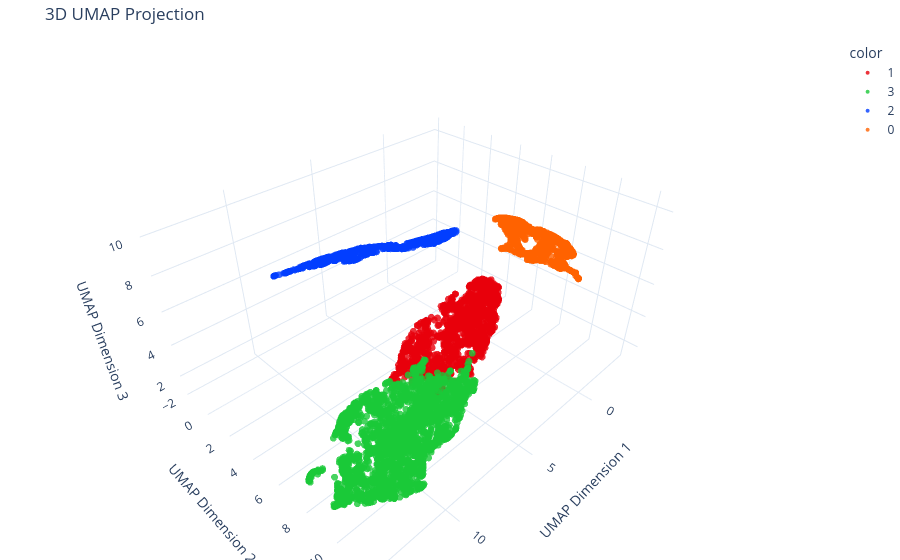

The code cell stored with this chart in its notebook:
### Code cell
gmm_3d = GaussianMixture(
        n_components=4,
        covariance_type='full',
        random_state=42,
        n_init=50,
        init_params= 'kmeans'
    )
labels_3d = gmm_3d.fit_predict(umap_3d_df)

plot_umap_3d(umap_3d_df, labels_3d)

### Figure 1 — Plotly figure (JSON) as saved in the notebook; plotly's stock layout.template omitted (floating-point values rounded to 4 significant figures; data arrays with more than 128 entries replaced by an {"elided": "..."} marker saying what was removed)
{"data": [{"hovertemplate": "color=1<br>x=%{x}<br>y=%{y}<br>z=%{z}<extra></extra>", "legendgroup": "1", "marker": {"color": "#e8000b", "opacity": 0.8, "size": 4, "symbol": "circle"}, "mode": "markers", "name": "1", "scene": "scene", "showlegend": true, "type": "scatter3d", "x": {"elided": "1433 float values"}, "y": {"elided": "1433 float values"}, "z": {"elided": "1433 float values"}}, {"hovertemplate": "color=3<br>x=%{x}<br>y=%{y}<br>z=%{z}<extra></extra>", "legendgroup": "3", "marker": {"color": "#1ac938", "opacity": 0.8, "size": 4, "symbol": "circle"}, "mode": "markers", "name": "3", "scene": "scene", "showlegend": true, "type": "scatter3d", "x": {"elided": "2745 float values"}, "y": {"elided": "2745 float values"}, "z": {"elided": "2745 float values"}}, {"hovertemplate": "color=2<br>x=%{x}<br>y=%{y}<br>z=%{z}<extra></extra>", "legendgroup": "2", "marker": {"color": "#023eff", "opacity": 0.8, "size": 4, "symbol": "circle"}, "mode": "markers", "name": "2", "scene": "scene", "showlegend": true, "type": "scatter3d", "x": {"elided": "758 float values"}, "y": {"elided": "758 float values"}, "z": {"elided": "758 float values"}}, {"hovertemplate": "color=0<br>x=%{x}<br>y=%{y}<br>z=%{z}<extra></extra>", "legendgroup": "0", "marker": {"color": "#ff6200", "opacity": 0.8, "size": 4, "symbol": "circle"}, "mode": "markers", "name": "0", "scene": "scene", "showlegend": true, "type": "scatter3d", "x": {"elided": "916 float values"}, "y": {"elided": "916 float values"}, "z": {"elided": "916 float values"}}], "layout": {"legend": {"title": {"text": "color"}, "tracegroupgap": 0}, "margin": {"b": 0, "l": 0, "r": 0, "t": 40}, "scene": {"domain": {"x": [0, 1], "y": [0, 1]}, "xaxis": {"title": {"text": "UMAP Dimension 1"}}, "yaxis": {"title": {"text": "UMAP Dimension 2"}}, "zaxis": {"title": {"text": "UMAP Dimension 3"}}}, "title": {"text": "3D UMAP Projection"}}}
